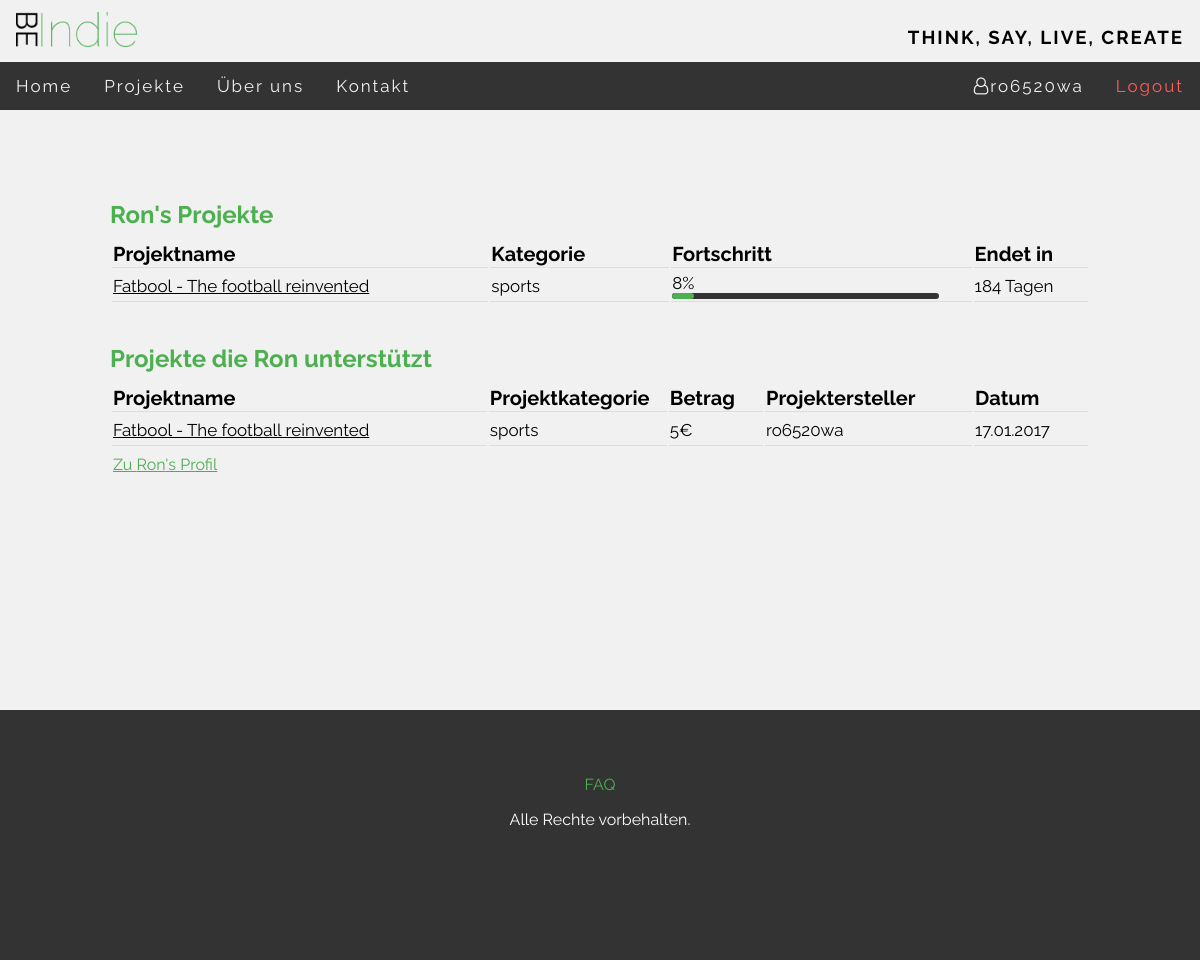
Before: /BeIndie/index.php?page=my_projects&uname=ro6520wa (signed in) with the older database file.
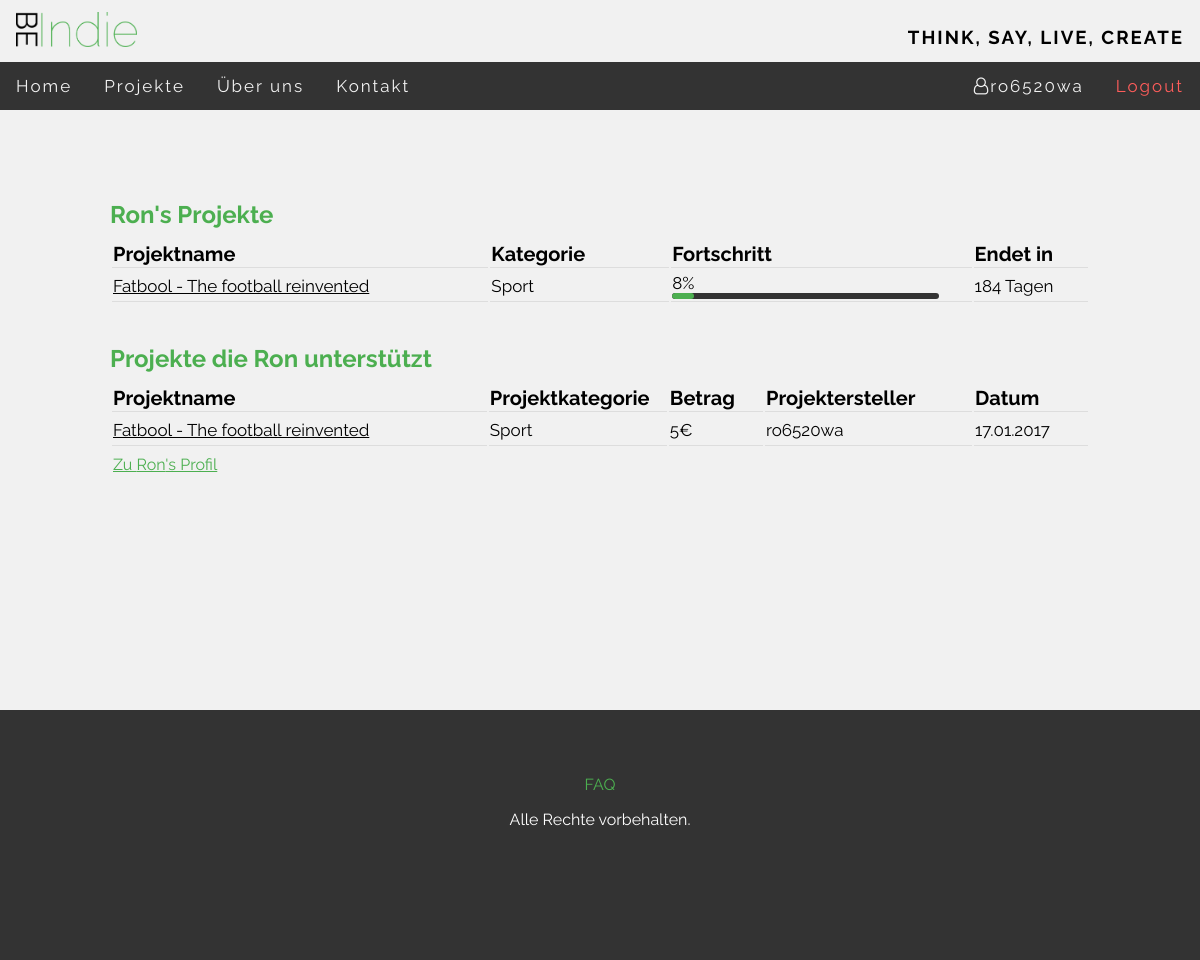
After: the same page with the newer database file.
### tables this page shows
CREATE TABLE `user` (
  `user_ID` int(11) NOT NULL,
  `email` varchar(200) NOT NULL,
  `user_name` varchar(30) NOT NULL,
  `first_name` varchar(200) DEFAULT NULL,
  `last_name` varchar(200) DEFAULT NULL,
  `avatar` varchar(200) DEFAULT NULL,
  `location` varchar(200) DEFAULT NULL,
  `crypt_pw` varchar(200) NOT NULL,
  `user_bio` varchar(500) DEFAULT NULL
);

CREATE TABLE `project` (
  `project_ID` int(11) NOT NULL,
  `creator` varchar(200) NOT NULL,
  `title` varchar(200) NOT NULL,
  `goal` int(11) NOT NULL,
  `current_status` int(11) NOT NULL,
  `start_date` date NOT NULL,
  `end_date` date NOT NULL,
  `category` varchar(200) NOT NULL,
  `description` text NOT NULL
);

CREATE TABLE `transaction` (
  `transaction_ID` int(11) NOT NULL,
  `user_email` varchar(200) NOT NULL,
  `project_ID` int(11) NOT NULL,
  `amount` int(11) NOT NULL,
  `date` date NOT NULL
);

### BeIndie/includes/pages/my_projects/my_projects.php (the view, shortened to what this page needs)
<?php
$uname = $_GET["uname"];
include ("includes/functions/swConnect.php");
$query = "SELECT user_name, first_name FROM user WHERE user_name ='" . $uname . "'";
$result = mysqli_query($conn, $query);
$query_myprojects = "SELECT title, current_status, goal, project_ID, UNIX_TIMESTAMP(end_date), category FROM user u JOIN project p ON u.email=p.creator WHERE u.user_name='" . $uname . "'";
$query_supportprojects = "SELECT creator, amount, title, category, date, t.project_ID FROM user u JOIN transaction t ON u.email=t.user_email"
                        . " JOIN project p ON t.project_ID=p.project_ID WHERE u.user_name='" . $uname . "'";
$result_myprojects = mysqli_query($conn, $query_myprojects);
$result_supportprojects = mysqli_query($conn, $query_supportprojects);
$output = mysqli_fetch_assoc($result);
$name = "";
if ($output["first_name"] == "NULL") {
    $name = $output["user_name"];
} else {
    $name = $output["first_name"];
}
?>
<div id="myproject_wrap">
    <div id="myprojects_table">
        <h2><?=$name?>'s Projekte</h2>
        <table>
            <tr>
                <th class="first">
                    Projektname
                </th>
                <th class="second">
                    Kategorie
                </th>
                <th class="third">
                    Fortschritt
                </th>
                <th class="fourth">
                    Endet in
                </th>
            </tr>
            <?php
               while($output1 = mysqli_fetch_assoc($result_myprojects)){ ?>
            <tr>
                <td>
                    <a class="project_links" href="index.php?page=projects&q=<?=$output1["project_ID"]?>"><?=$output1["title"]?></a>
                </td>
                <td>
                    <?=$output1["category"]?>
                </td>
                <td>
                    <div class='percent_goal'>
                        <?php
                            $percent = number_format((($output1["current_status"] / $output1["goal"]) * 100));
                            echo $percent . "%";
                        ?>
                    </div>
                    <div class='goal_bar_table'><div class='current_bar_table' style='width:<?= $percent ?>%'></div></div>
                </td>
                <td>
                    <?php
                        $time = round(($output1["UNIX_TIMESTAMP(end_date)"] - strtotime(date('Y-m-d'))) / 3600);
                        $days = round(($output1["UNIX_TIMESTAMP(end_date)"] - strtotime(date('Y-m-d'))) / 86400);
                        if ($time <= 0) {
                            echo 'Fertig';
                            $is_finished = true;
                        } elseif ($time > 72) {
                            echo $days . " Tagen";
                        } else {
                            echo $time . " Stunden";
                        }
                    ?>
                </td>
            </tr>
            <?php } ?>
        </table>
    </div>
    <div id="supportprojects_table">
        <h2>Projekte die <?=$name?> unterstützt</h2>
        <table>
            <tr>
                <th class="first">
                  Projektname
                </th>
                <th class="second">
                    Projektkategorie
                </th>
                <th class="third_1">
                    Betrag
                </th>
                <th class="third_2">
                    Projektersteller
                </th>
                <th class="fourth">
                    Datum
                </th>
            </tr>
            <?php while($output2 = mysqli_fetch_assoc($result_supportprojects)) { ?>
            <tr>
                <td>
                    <a class="project_links" href="index.php?page=projects&q=<?=$output2["project_ID"]?>"><?=$output2["title"]?></a>
                </td>
                <td>
                    <?=$output2["category"]?>
                </td>
                <td>
                    <?=$output2["amount"]?>€
                </td>
                <td>
                    <?php $query_temp = "SELECT user_name FROM user WHERE email='" . $output2["creator"] . "'";
                          $result_temp = mysqli_query($conn, $query_temp);
                          $output_temp = mysqli_fetch_assoc($result_temp);
                          echo $output_temp["user_name"]
                    ?>
                </td>
                <td>
                    <?=date("d.m.Y",strtotime($output2["date"]))?>
                </td>
            </tr>
            <?php } ?>
        </table>
    </div>
    <a id="profile_link" href="index.php?page=user_profile&id=<?=$output1["project_ID"]?>">Zu <?=$name?>'s Profil</a>
</div>

### BeIndie/index.php (shortened to what this page needs)
<?php
$pagePath = "includes/pages/start/start.php";
$cssPath = "";
$page = "start";
if (!empty($_GET['page'])) {
    $subPageBasepath = "includes/pages/" . $_GET['page'] . "/";
    $givenPath = $subPageBasepath . "/" . $_GET['page'] . ".php";
    $cssPath = $subPageBasepath . "css/" . $_GET['page'] . ".css";
    if (file_exists($givenPath)) {
        $pagePath = $givenPath;
        $page = $_GET['page'];
    }
}
?>
<!DOCTYPE html>
<html>
    <head>
        <link rel="stylesheet" href="https://cdnjs.cloudflare.com/ajax/libs/font-awesome/4.7.0/css/font-awesome.min.css">
        <link rel="stylesheet" type="text/css" href="css/style.css">
        <?php if ($cssPath != "") : ?>
            <link rel="stylesheet" href="<?php echo $cssPath; ?>">
        <?php endif; ?>
    </head>
    <body>
        <div class="container">
            <?php include("includes/header.php"); ?>
            <main>
                <?php include ($pagePath); ?>
            </main>
            <?php include("includes/footer.php"); ?>
        </div>
    </body>
</html>

### BeIndie/includes/header.php (shortened to what this page needs)
<header>
    <div id="nav">
        <div id="navhead">
            <a href="index.php"><img src="images/logo.png" alt="logo"/></a><h3>Think, say, live, create</h3>
        </div>
        <div id="navbar">
            <ul class="topnav" id="myTopnav">
                <li class="<?php if ($page == 'start') {echo "active";} ?>"><a href="index.php">Home</a></li>
                <li><a href="#">Projekte</a>
                </li>
                <li class="<?php if ($page == 'about') {echo "active";} ?>"><a href="index.php?page=about">Über uns</a></li>
                <li class="<?php if ($page == 'contact') {echo "active";} ?>"><a href="index.php?page=contact">Kontakt</a></li>
                <?php if(isset($_SESSION["username"])) {?>
                    <li id="logout" class='login'><a href="includes/functions/logout.php">Logout</a></li>
                    <li class="login"><a href="index.php?page=user_profile&id=<?=$_SESSION["user_id"]?>"><i class="fa fa-user-o" style="font-size:17px"></i><?=$_SESSION["username"]?></a></li>
                <?php }else {?>
                    <li class="login" onclick="document.getElementById('id01').style.display='block'"><a href="#login">Login</a></li>
                <?php } ?>
            </ul>
        </div>
    </div>
</header>

### BeIndie/includes/footer.php
<footer>
    <article>
        <p id="footer_link"><a href="index.php?page=faq">FAQ</a></p>
        <p>Alle Rechte vorbehalten.</p>
    </article>
</footer>

### BeIndie/css/style.css (style rules this page uses)
* { margin: 0; }
body { background-color: #f1f1f1; }
body,h2,h3,h4,h5,h6,h7 { font-family: 'Raleway', sans-serif; }
#navhead { padding-top: 12px; overflow: hidden; width: 100%; position: relative; background-color: #f1f1f1; transition: height 0.3s linear 0s, padding 0.3s linear 0s; }
#navhead img { max-height: 35px; padding: 0.01em 16px; }
#navhead h3 { float: right; line-height: 50px; text-transform: uppercase; letter-spacing: 2px; padding: 0.01em 16px; }
#navbar { margin-bottom: -4px; }
ul.topnav { clear: both; list-style-type: none; margin: 0; padding: 0; overflow: hidden; background-color: #333; width: 100%; height: 48px; display: inline-block; z-index: 10; }
ul.topnav li { float: left; }
ul.topnav li a { display: inline-block; color: #f2f2f2; text-align: center; padding: 14px 16px; text-decoration: none; transition: 0.3s; font-size: 17px; letter-spacing: 2px; position: relative; }
ul.topnav li.login { float: right; }
ul.topnav li#logout a { color: #ff5d5b; }
footer { clear: both; background-color: #333; color: white; height: 250px; text-align: center; }
footer article { padding-top: 50px; }
#footer_link a { line-height: 50px; text-decoration: none; color: #4CAF50; }

### BeIndie/includes/pages/my_projects/css/my_projects.css (style rules this page uses)
#myproject_wrap { width: 980px; margin: 0 auto; padding: 50px 0; height: 500px; }
#myprojects_table { padding: 40px 0; }
#myprojects_table h2, #supportprojects_table h2 { color: #4CAF50; margin-bottom: 10px; }
#myprojects_table table, #supportprojects_table table { width: 100%; }
#myprojects_table th, #supportprojects_table th { font-size: 20px; text-align: left; border-bottom: 1px solid #ddd; }
#myprojects_table td, #supportprojects_table td { height: 29px; font-size: 17px; border-bottom: 1px solid #ddd; }
.first { width: 360px; }
.second { width: 170px; }
.third { width: 287px; }
.third_1 { width: 89px; }
.third_2 { width: 198px; }
.fourth { width: 108px; }
.goal_bar_table { width: 267px; background-color: #333; border-radius: 3px; height: 6px; overflow:hidden; }
.current_bar_table { background-color: #4CAF50; border-radius: 3px; height: 6px; overflow:hidden; }
.project_links { text-decoration: underline; color: black; }
#profile_link { text-decoration: underline; color: #4CAF50; position: absolute; margin: 7px 3px; }

Changed rows visible on the page:
changed project "Fatbool - The football reinvented": category "sports" → "Sport"
changed through a linked row, transaction "Fatbool - The football reinvented": project_ID.category "sports" → "Sport"
